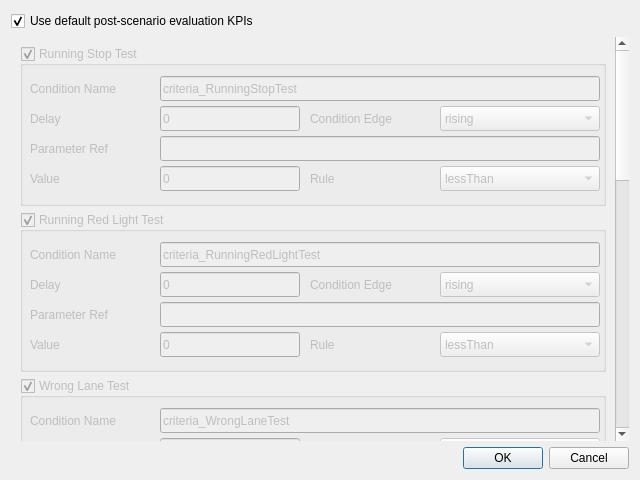
<?xml version="1.0" encoding="UTF-8"?>
<ui version="4.0">
 <class>Dialog</class>
 <widget class="QDialog" name="Dialog">
  <property name="geometry">
   <rect>
    <x>0</x>
    <y>0</y>
    <width>640</width>
    <height>480</height>
   </rect>
  </property>
  <property name="windowTitle">
   <string>End Evaluation KPIs</string>
  </property>
  <layout class="QGridLayout" name="gridLayout">
   <item row="3" column="0">
    <widget class="QDialogButtonBox" name="buttonBox">
     <property name="orientation">
      <enum>Qt::Horizontal</enum>
     </property>
     <property name="standardButtons">
      <set>QDialogButtonBox::Cancel|QDialogButtonBox::Ok</set>
     </property>
    </widget>
   </item>
   <item row="0" column="0">
    <widget class="QCheckBox" name="useDefault">
     <property name="text">
      <string>Use default post-scenario evaluation KPIs</string>
     </property>
     <property name="checked">
      <bool>true</bool>
     </property>
    </widget>
   </item>
   <item row="1" column="0">
    <widget class="QScrollArea" name="scrollArea">
     <property name="enabled">
      <bool>true</bool>
     </property>
     <property name="frameShape">
      <enum>QFrame::NoFrame</enum>
     </property>
     <property name="verticalScrollBarPolicy">
      <enum>Qt::ScrollBarAlwaysOn</enum>
     </property>
     <property name="horizontalScrollBarPolicy">
      <enum>Qt::ScrollBarAsNeeded</enum>
     </property>
     <property name="widgetResizable">
      <bool>true</bool>
     </property>
     <widget class="QWidget" name="scrollAreaWidgetContents">
      <property name="geometry">
       <rect>
        <x>0</x>
        <y>0</y>
        <width>608</width>
        <height>1174</height>
       </rect>
      </property>
      <layout class="QVBoxLayout" name="verticalLayout">
       <item>
        <widget class="QGroupBox" name="runningStopGroup">
         <property name="enabled">
          <bool>false</bool>
         </property>
         <property name="minimumSize">
          <size>
           <width>0</width>
           <height>160</height>
          </size>
         </property>
         <property name="title">
          <string>Running Stop Test</string>
         </property>
         <property name="checkable">
          <bool>true</bool>
         </property>
         <widget class="QLabel" name="runningStop_Delay_Label">
          <property name="geometry">
           <rect>
            <x>10</x>
            <y>60</y>
            <width>121</width>
            <height>25</height>
           </rect>
          </property>
          <property name="text">
           <string>Delay</string>
          </property>
         </widget>
         <widget class="QLineEdit" name="runningStop_CondName">
          <property name="geometry">
           <rect>
            <x>140</x>
            <y>30</y>
            <width>440</width>
            <height>25</height>
           </rect>
          </property>
          <property name="text">
           <string>criteria_RunningStopTest</string>
          </property>
         </widget>
         <widget class="QLineEdit" name="runningStop_Delay">
          <property name="geometry">
           <rect>
            <x>140</x>
            <y>60</y>
            <width>140</width>
            <height>25</height>
           </rect>
          </property>
          <property name="text">
           <string>0</string>
          </property>
         </widget>
         <widget class="QLabel" name="runningStop_CondName_Label">
          <property name="geometry">
           <rect>
            <x>10</x>
            <y>30</y>
            <width>121</width>
            <height>25</height>
           </rect>
          </property>
          <property name="text">
           <string>Condition Name</string>
          </property>
         </widget>
         <widget class="QLabel" name="runningStop_CondEdge_Label">
          <property name="geometry">
           <rect>
            <x>290</x>
            <y>60</y>
            <width>121</width>
            <height>25</height>
           </rect>
          </property>
          <property name="text">
           <string>Condition Edge</string>
          </property>
         </widget>
         <widget class="QLabel" name="runningStop_ParamRef_Label">
          <property name="geometry">
           <rect>
            <x>10</x>
            <y>90</y>
            <width>121</width>
            <height>25</height>
           </rect>
          </property>
          <property name="text">
           <string>Parameter Ref</string>
          </property>
         </widget>
         <widget class="QComboBox" name="runningStop_CondEdge">
          <property name="geometry">
           <rect>
            <x>420</x>
            <y>60</y>
            <width>160</width>
            <height>25</height>
           </rect>
          </property>
          <item>
           <property name="text">
            <string>rising</string>
           </property>
          </item>
          <item>
           <property name="text">
            <string>falling</string>
           </property>
          </item>
          <item>
           <property name="text">
            <string>risingOrFalling</string>
           </property>
          </item>
          <item>
           <property name="text">
            <string>none</string>
           </property>
          </item>
         </widget>
         <widget class="QLineEdit" name="runningStop_ParamRef">
          <property name="geometry">
           <rect>
            <x>140</x>
            <y>90</y>
            <width>440</width>
            <height>25</height>
           </rect>
          </property>
          <property name="text">
           <string/>
          </property>
         </widget>
         <widget class="QLabel" name="runningStop_Rule_Label">
          <property name="geometry">
           <rect>
            <x>290</x>
            <y>120</y>
            <width>121</width>
            <height>25</height>
           </rect>
          </property>
          <property name="text">
           <string>Rule</string>
          </property>
         </widget>
         <widget class="QComboBox" name="runningStop_Rule">
          <property name="geometry">
           <rect>
            <x>420</x>
            <y>120</y>
            <width>160</width>
            <height>25</height>
           </rect>
          </property>
          <item>
           <property name="text">
            <string>lessThan</string>
           </property>
          </item>
          <item>
           <property name="text">
            <string>equalTo</string>
           </property>
          </item>
          <item>
           <property name="text">
            <string>greaterThan</string>
           </property>
          </item>
         </widget>
         <widget class="QLabel" name="runningStop_Value_Label">
          <property name="geometry">
           <rect>
            <x>10</x>
            <y>120</y>
            <width>121</width>
            <height>25</height>
           </rect>
          </property>
          <property name="text">
           <string>Value</string>
          </property>
         </widget>
         <widget class="QLineEdit" name="runningStop_Value">
          <property name="geometry">
           <rect>
            <x>140</x>
            <y>120</y>
            <width>140</width>
            <height>25</height>
           </rect>
          </property>
          <property name="text">
           <string>0</string>
          </property>
         </widget>
        </widget>
       </item>
       <item>
        <widget class="QGroupBox" name="runningRedGroup">
         <property name="enabled">
          <bool>false</bool>
         </property>
         <property name="minimumSize">
          <size>
           <width>0</width>
           <height>160</height>
          </size>
         </property>
         <property name="title">
          <string>Running Red Light Test</string>
         </property>
         <property name="flat">
          <bool>false</bool>
         </property>
         <property name="checkable">
          <bool>true</bool>
         </property>
         <widget class="QLabel" name="runningRed_Delay_Label">
          <property name="geometry">
           <rect>
            <x>10</x>
            <y>60</y>
            <width>121</width>
            <height>25</height>
           </rect>
          </property>
          <property name="text">
           <string>Delay</string>
          </property>
         </widget>
         <widget class="QLineEdit" name="runningRed_CondName">
          <property name="geometry">
           <rect>
            <x>140</x>
            <y>30</y>
            <width>440</width>
            <height>25</height>
           </rect>
          </property>
          <property name="text">
           <string>criteria_RunningRedLightTest</string>
          </property>
         </widget>
         <widget class="QLineEdit" name="runningRed_Delay">
          <property name="geometry">
           <rect>
            <x>140</x>
            <y>60</y>
            <width>140</width>
            <height>25</height>
           </rect>
          </property>
          <property name="text">
           <string>0</string>
          </property>
         </widget>
         <widget class="QLabel" name="runningRed_CondName_Label">
          <property name="geometry">
           <rect>
            <x>10</x>
            <y>30</y>
            <width>121</width>
            <height>25</height>
           </rect>
          </property>
          <property name="text">
           <string>Condition Name</string>
          </property>
         </widget>
         <widget class="QLabel" name="runningRed_CondEdge_Label">
          <property name="geometry">
           <rect>
            <x>290</x>
            <y>60</y>
            <width>121</width>
            <height>25</height>
           </rect>
          </property>
          <property name="text">
           <string>Condition Edge</string>
          </property>
         </widget>
         <widget class="QLabel" name="runningRed_ParamRef_Label">
          <property name="geometry">
           <rect>
            <x>10</x>
            <y>90</y>
            <width>121</width>
            <height>25</height>
           </rect>
          </property>
          <property name="text">
           <string>Parameter Ref</string>
          </property>
         </widget>
         <widget class="QComboBox" name="runningRed_CondEdge">
          <property name="geometry">
           <rect>
            <x>420</x>
            <y>60</y>
            <width>160</width>
            <height>25</height>
           </rect>
          </property>
          <item>
           <property name="text">
            <string>rising</string>
           </property>
          </item>
          <item>
           <property name="text">
            <string>falling</string>
           </property>
          </item>
          <item>
           <property name="text">
            <string>risingOrFalling</string>
           </property>
          </item>
          <item>
           <property name="text">
            <string>none</string>
           </property>
          </item>
         </widget>
         <widget class="QLineEdit" name="runningRed_ParamRef">
          <property name="geometry">
           <rect>
            <x>140</x>
            <y>90</y>
            <width>440</width>
            <height>25</height>
           </rect>
          </property>
          <property name="text">
           <string/>
          </property>
         </widget>
         <widget class="QLabel" name="runningRed_Rule_Label">
          <property name="geometry">
           <rect>
            <x>290</x>
            <y>120</y>
            <width>121</width>
            <height>25</height>
           </rect>
          </property>
          <property name="text">
           <string>Rule</string>
          </property>
         </widget>
         <widget class="QComboBox" name="runningRed_Rule">
          <property name="geometry">
           <rect>
            <x>420</x>
            <y>120</y>
            <width>160</width>
            <height>25</height>
           </rect>
          </property>
          <item>
           <property name="text">
            <string>lessThan</string>
           </property>
          </item>
          <item>
           <property name="text">
            <string>equalTo</string>
           </property>
          </item>
          <item>
           <property name="text">
            <string>greaterThan</string>
           </property>
          </item>
         </widget>
         <widget class="QLabel" name="runningRed_Value_Label">
          <property name="geometry">
           <rect>
            <x>10</x>
            <y>120</y>
            <width>121</width>
            <height>25</height>
           </rect>
          </property>
          <property name="text">
           <string>Value</string>
          </property>
         </widget>
         <widget class="QLineEdit" name="runningRed_Value">
          <property name="geometry">
           <rect>
            <x>140</x>
            <y>120</y>
            <width>140</width>
            <height>25</height>
           </rect>
          </property>
          <property name="text">
           <string>0</string>
          </property>
         </widget>
        </widget>
       </item>
       <item>
        <widget class="QGroupBox" name="wrongLaneGroup">
         <property name="enabled">
          <bool>false</bool>
         </property>
         <property name="minimumSize">
          <size>
           <width>0</width>
           <height>160</height>
          </size>
         </property>
         <property name="title">
          <string>Wrong Lane Test</string>
         </property>
         <property name="checkable">
          <bool>true</bool>
         </property>
         <widget class="QLabel" name="wrongLane_Delay_Label">
          <property name="geometry">
           <rect>
            <x>10</x>
            <y>60</y>
            <width>121</width>
            <height>25</height>
           </rect>
          </property>
          <property name="text">
           <string>Delay</string>
          </property>
         </widget>
         <widget class="QLineEdit" name="wrongLane_CondName">
          <property name="geometry">
           <rect>
            <x>140</x>
            <y>30</y>
            <width>440</width>
            <height>25</height>
           </rect>
          </property>
          <property name="text">
           <string>criteria_WrongLaneTest</string>
          </property>
         </widget>
         <widget class="QLineEdit" name="wrongLane_Delay">
          <property name="geometry">
           <rect>
            <x>140</x>
            <y>60</y>
            <width>140</width>
            <height>25</height>
           </rect>
          </property>
          <property name="text">
           <string>0</string>
          </property>
         </widget>
         <widget class="QLabel" name="wrongLane_CondName_Label">
          <property name="geometry">
           <rect>
            <x>10</x>
            <y>30</y>
            <width>121</width>
            <height>25</height>
           </rect>
          </property>
          <property name="text">
           <string>Condition Name</string>
          </property>
         </widget>
         <widget class="QLabel" name="wrongLane_CondEdge_Label">
          <property name="geometry">
           <rect>
            <x>290</x>
            <y>60</y>
            <width>121</width>
            <height>25</height>
           </rect>
          </property>
          <property name="text">
           <string>Condition Edge</string>
          </property>
         </widget>
         <widget class="QLabel" name="wrongLane_ParamRef_Label">
          <property name="geometry">
           <rect>
            <x>10</x>
            <y>90</y>
            <width>121</width>
            <height>25</height>
           </rect>
          </property>
          <property name="text">
           <string>Parameter Ref</string>
          </property>
         </widget>
         <widget class="QComboBox" name="wrongLane_CondEdge">
          <property name="geometry">
           <rect>
            <x>420</x>
            <y>60</y>
            <width>160</width>
            <height>25</height>
           </rect>
          </property>
          <item>
           <property name="text">
            <string>rising</string>
           </property>
          </item>
          <item>
           <property name="text">
            <string>falling</string>
           </property>
          </item>
          <item>
           <property name="text">
            <string>risingOrFalling</string>
           </property>
          </item>
          <item>
           <property name="text">
            <string>none</string>
           </property>
          </item>
         </widget>
         <widget class="QLineEdit" name="wrongLane_ParamRef">
          <property name="geometry">
           <rect>
            <x>140</x>
            <y>90</y>
            <width>440</width>
            <height>25</height>
           </rect>
          </property>
          <property name="text">
           <string/>
          </property>
         </widget>
         <widget class="QLabel" name="wrongLane_Rule_Label">
          <property name="geometry">
           <rect>
            <x>290</x>
            <y>120</y>
            <width>121</width>
            <height>25</height>
           </rect>
          </property>
          <property name="text">
           <string>Rule</string>
          </property>
         </widget>
         <widget class="QComboBox" name="wrongLane_Rule">
          <property name="geometry">
           <rect>
            <x>420</x>
            <y>120</y>
            <width>160</width>
            <height>25</height>
           </rect>
          </property>
          <item>
           <property name="text">
            <string>lessThan</string>
           </property>
          </item>
          <item>
           <property name="text">
            <string>equalTo</string>
           </property>
          </item>
          <item>
           <property name="text">
            <string>greaterThan</string>
           </property>
          </item>
         </widget>
         <widget class="QLabel" name="wrongLane_Value_Label">
          <property name="geometry">
           <rect>
            <x>10</x>
            <y>120</y>
            <width>121</width>
            <height>25</height>
           </rect>
          </property>
          <property name="text">
           <string>Value</string>
          </property>
         </widget>
         <widget class="QLineEdit" name="wrongLane_Value">
          <property name="geometry">
           <rect>
            <x>140</x>
            <y>120</y>
            <width>140</width>
            <height>25</height>
           </rect>
          </property>
          <property name="text">
           <string>0</string>
          </property>
         </widget>
        </widget>
       </item>
       <item>
        <widget class="QGroupBox" name="onSidewalkGroup">
         <property name="enabled">
          <bool>false</bool>
         </property>
         <property name="minimumSize">
          <size>
           <width>0</width>
           <height>160</height>
          </size>
         </property>
         <property name="title">
          <string>On Sidewalk Test</string>
         </property>
         <property name="checkable">
          <bool>true</bool>
         </property>
         <widget class="QLabel" name="onSidewalk_Delay_Label">
          <property name="geometry">
           <rect>
            <x>10</x>
            <y>60</y>
            <width>121</width>
            <height>25</height>
           </rect>
          </property>
          <property name="text">
           <string>Delay</string>
          </property>
         </widget>
         <widget class="QLineEdit" name="onSidewalk_CondName">
          <property name="geometry">
           <rect>
            <x>140</x>
            <y>30</y>
            <width>440</width>
            <height>25</height>
           </rect>
          </property>
          <property name="text">
           <string>criteria_OnSidewalkTest</string>
          </property>
         </widget>
         <widget class="QLineEdit" name="onSidewalk_Delay">
          <property name="geometry">
           <rect>
            <x>140</x>
            <y>60</y>
            <width>140</width>
            <height>25</height>
           </rect>
          </property>
          <property name="text">
           <string>0</string>
          </property>
         </widget>
         <widget class="QLabel" name="onSidewalk_CondName_Label">
          <property name="geometry">
           <rect>
            <x>10</x>
            <y>30</y>
            <width>121</width>
            <height>25</height>
           </rect>
          </property>
          <property name="text">
           <string>Condition Name</string>
          </property>
         </widget>
         <widget class="QLabel" name="onSidewalk_CondEdge_Label">
          <property name="geometry">
           <rect>
            <x>290</x>
            <y>60</y>
            <width>121</width>
            <height>25</height>
           </rect>
          </property>
          <property name="text">
           <string>Condition Edge</string>
          </property>
         </widget>
         <widget class="QLabel" name="onSidewalk_ParamRef_Label">
          <property name="geometry">
           <rect>
            <x>10</x>
            <y>90</y>
            <width>121</width>
            <height>25</height>
           </rect>
          </property>
          <property name="text">
           <string>Parameter Ref</string>
          </property>
         </widget>
         <widget class="QComboBox" name="onSidewalk_CondEdge">
          <property name="geometry">
           <rect>
            <x>420</x>
            <y>60</y>
            <width>160</width>
            <height>25</height>
           </rect>
          </property>
          <item>
           <property name="text">
            <string>rising</string>
           </property>
          </item>
          <item>
           <property name="text">
            <string>falling</string>
           </property>
          </item>
          <item>
           <property name="text">
            <string>risingOrFalling</string>
           </property>
          </item>
          <item>
           <property name="text">
            <string>none</string>
           </property>
          </item>
         </widget>
         <widget class="QLineEdit" name="onSidewalk_ParamRef">
          <property name="geometry">
           <rect>
            <x>140</x>
            <y>90</y>
            <width>440</width>
            <height>25</height>
           </rect>
          </property>
          <property name="text">
           <string/>
          </property>
         </widget>
         <widget class="QLabel" name="onSidewalk_Rule_Label">
          <property name="geometry">
           <rect>
            <x>290</x>
            <y>120</y>
            <width>121</width>
            <height>25</height>
           </rect>
          </property>
          <property name="text">
           <string>Rule</string>
          </property>
         </widget>
         <widget class="QComboBox" name="onSidewalk_Rule">
          <property name="geometry">
           <rect>
            <x>420</x>
            <y>120</y>
            <width>160</width>
            <height>25</height>
           </rect>
          </property>
          <item>
           <property name="text">
            <string>lessThan</string>
           </property>
          </item>
          <item>
           <property name="text">
            <string>equalTo</string>
           </property>
          </item>
          <item>
           <property name="text">
            <string>greaterThan</string>
           </property>
          </item>
         </widget>
         <widget class="QLabel" name="onSidewalk_Value_Label">
          <property name="geometry">
           <rect>
            <x>10</x>
            <y>120</y>
            <width>121</width>
            <height>25</height>
           </rect>
          </property>
          <property name="text">
           <string>Value</string>
          </property>
         </widget>
         <widget class="QLineEdit" name="onSidewalk_Value">
          <property name="geometry">
           <rect>
            <x>140</x>
            <y>120</y>
            <width>140</width>
            <height>25</height>
           </rect>
          </property>
          <property name="text">
           <string>0</string>
          </property>
         </widget>
        </widget>
       </item>
       <item>
        <widget class="QGroupBox" name="keepLaneGroup">
         <property name="enabled">
          <bool>false</bool>
         </property>
         <property name="minimumSize">
          <size>
           <width>0</width>
           <height>160</height>
          </size>
         </property>
         <property name="title">
          <string>Keep Lane Test</string>
         </property>
         <property name="checkable">
          <bool>true</bool>
         </property>
         <widget class="QLabel" name="keepLane_Delay_Label">
          <property name="geometry">
           <rect>
            <x>10</x>
            <y>60</y>
            <width>121</width>
            <height>25</height>
           </rect>
          </property>
          <property name="text">
           <string>Delay</string>
          </property>
         </widget>
         <widget class="QLineEdit" name="keepLane_CondName">
          <property name="geometry">
           <rect>
            <x>140</x>
            <y>30</y>
            <width>440</width>
            <height>25</height>
           </rect>
          </property>
          <property name="text">
           <string>criteria_KeepLaneTest</string>
          </property>
         </widget>
         <widget class="QLineEdit" name="keepLane_Delay">
          <property name="geometry">
           <rect>
            <x>140</x>
            <y>60</y>
            <width>140</width>
            <height>25</height>
           </rect>
          </property>
          <property name="text">
           <string>0</string>
          </property>
         </widget>
         <widget class="QLabel" name="keepLane_CondName_Label">
          <property name="geometry">
           <rect>
            <x>10</x>
            <y>30</y>
            <width>121</width>
            <height>25</height>
           </rect>
          </property>
          <property name="text">
           <string>Condition Name</string>
          </property>
         </widget>
         <widget class="QLabel" name="keepLane_CondEdge_Label">
          <property name="geometry">
           <rect>
            <x>290</x>
            <y>60</y>
            <width>121</width>
            <height>25</height>
           </rect>
          </property>
          <property name="text">
           <string>Condition Edge</string>
          </property>
         </widget>
         <widget class="QLabel" name="keepLane_ParamRef_Label">
          <property name="geometry">
           <rect>
            <x>10</x>
            <y>90</y>
            <width>121</width>
            <height>25</height>
           </rect>
          </property>
          <property name="text">
           <string>Parameter Ref</string>
          </property>
         </widget>
         <widget class="QComboBox" name="keepLane_CondEdge">
          <property name="geometry">
           <rect>
            <x>420</x>
            <y>60</y>
            <width>160</width>
            <height>25</height>
           </rect>
          </property>
          <item>
           <property name="text">
            <string>rising</string>
           </property>
          </item>
          <item>
           <property name="text">
            <string>falling</string>
           </property>
          </item>
          <item>
           <property name="text">
            <string>risingOrFalling</string>
           </property>
          </item>
          <item>
           <property name="text">
            <string>none</string>
           </property>
          </item>
         </widget>
         <widget class="QLineEdit" name="keepLane_ParamRef">
          <property name="geometry">
           <rect>
            <x>140</x>
            <y>90</y>
            <width>440</width>
            <height>25</height>
           </rect>
          </property>
          <property name="text">
           <string/>
          </property>
         </widget>
         <widget class="QLabel" name="keepLane_Rule_Label">
          <property name="geometry">
           <rect>
            <x>290</x>
            <y>120</y>
            <width>121</width>
            <height>25</height>
           </rect>
          </property>
          <property name="text">
           <string>Rule</string>
          </property>
         </widget>
         <widget class="QComboBox" name="keepLane_Rule">
          <property name="geometry">
           <rect>
            <x>420</x>
            <y>120</y>
            <width>160</width>
            <height>25</height>
           </rect>
          </property>
          <item>
           <property name="text">
            <string>lessThan</string>
           </property>
          </item>
          <item>
           <property name="text">
            <string>equalTo</string>
           </property>
          </item>
          <item>
           <property name="text">
            <string>greaterThan</string>
           </property>
          </item>
         </widget>
         <widget class="QLabel" name="keepLane_Value_Label">
          <property name="geometry">
           <rect>
            <x>10</x>
            <y>120</y>
            <width>121</width>
            <height>25</height>
           </rect>
          </property>
          <property name="text">
           <string>Value</string>
          </property>
         </widget>
         <widget class="QLineEdit" name="keepLane_Value">
          <property name="geometry">
           <rect>
            <x>140</x>
            <y>120</y>
            <width>140</width>
            <height>25</height>
           </rect>
          </property>
          <property name="text">
           <string>0</string>
          </property>
         </widget>
        </widget>
       </item>
       <item>
        <widget class="QGroupBox" name="collisionGroup">
         <property name="enabled">
          <bool>false</bool>
         </property>
         <property name="minimumSize">
          <size>
           <width>0</width>
           <height>160</height>
          </size>
         </property>
         <property name="title">
          <string>Collision Test</string>
         </property>
         <property name="checkable">
          <bool>true</bool>
         </property>
         <widget class="QLabel" name="collision_Delay_Label">
          <property name="geometry">
           <rect>
            <x>10</x>
            <y>60</y>
            <width>121</width>
            <height>25</height>
           </rect>
          </property>
          <property name="text">
           <string>Delay</string>
          </property>
         </widget>
         <widget class="QLineEdit" name="collision_CondName">
          <property name="geometry">
           <rect>
            <x>140</x>
            <y>30</y>
            <width>440</width>
            <height>25</height>
           </rect>
          </property>
          <property name="text">
           <string>criteria_CollisionTest</string>
          </property>
         </widget>
         <widget class="QLineEdit" name="collision_Delay">
          <property name="geometry">
           <rect>
            <x>140</x>
            <y>60</y>
            <width>140</width>
            <height>25</height>
           </rect>
          </property>
          <property name="text">
           <string>0</string>
          </property>
         </widget>
         <widget class="QLabel" name="collision_CondName_Label">
          <property name="geometry">
           <rect>
            <x>10</x>
            <y>30</y>
            <width>121</width>
            <height>25</height>
           </rect>
          </property>
          <property name="text">
           <string>Condition Name</string>
          </property>
         </widget>
         <widget class="QLabel" name="collision_CondEdge_Label">
          <property name="geometry">
           <rect>
            <x>290</x>
            <y>60</y>
            <width>121</width>
            <height>25</height>
           </rect>
          </property>
          <property name="text">
           <string>Condition Edge</string>
          </property>
         </widget>
         <widget class="QLabel" name="collision_ParamRef_Label">
          <property name="geometry">
           <rect>
            <x>10</x>
            <y>90</y>
            <width>121</width>
            <height>25</height>
           </rect>
          </property>
          <property name="text">
           <string>Parameter Ref</string>
          </property>
         </widget>
         <widget class="QComboBox" name="collision_CondEdge">
          <property name="geometry">
           <rect>
            <x>420</x>
            <y>60</y>
            <width>160</width>
            <height>25</height>
           </rect>
          </property>
          <item>
           <property name="text">
            <string>rising</string>
           </property>
          </item>
          <item>
           <property name="text">
            <string>falling</string>
           </property>
          </item>
          <item>
           <property name="text">
            <string>risingOrFalling</string>
           </property>
          </item>
          <item>
           <property name="text">
            <string>none</string>
           </property>
          </item>
         </widget>
         <widget class="QLineEdit" name="collision_ParamRef">
          <property name="geometry">
           <rect>
            <x>140</x>
            <y>90</y>
            <width>440</width>
            <height>25</height>
           </rect>
          </property>
          <property name="text">
           <string/>
          </property>
         </widget>
         <widget class="QLabel" name="collision_Rule_Label">
          <property name="geometry">
           <rect>
            <x>290</x>
            <y>120</y>
            <width>121</width>
            <height>25</height>
           </rect>
          </property>
          <property name="text">
           <string>Rule</string>
          </property>
         </widget>
         <widget class="QComboBox" name="collision_Rule">
          <property name="geometry">
           <rect>
            <x>420</x>
            <y>120</y>
            <width>160</width>
            <height>25</height>
           </rect>
          </property>
          <item>
           <property name="text">
            <string>lessThan</string>
           </property>
          </item>
          <item>
           <property name="text">
            <string>equalTo</string>
           </property>
          </item>
          <item>
           <property name="text">
            <string>greaterThan</string>
           </property>
          </item>
         </widget>
         <widget class="QLabel" name="collision_Value_Label">
          <property name="geometry">
           <rect>
            <x>10</x>
            <y>120</y>
            <width>121</width>
            <height>25</height>
           </rect>
          </property>
          <property name="text">
           <string>Value</string>
          </property>
         </widget>
         <widget class="QLineEdit" name="collision_Value">
          <property name="geometry">
           <rect>
            <x>140</x>
            <y>120</y>
            <width>140</width>
            <height>25</height>
           </rect>
          </property>
          <property name="text">
           <string>0</string>
          </property>
         </widget>
        </widget>
       </item>
       <item>
        <widget class="QGroupBox" name="drivenDistanceGroup">
         <property name="enabled">
          <bool>false</bool>
         </property>
         <property name="minimumSize">
          <size>
           <width>0</width>
           <height>160</height>
          </size>
         </property>
         <property name="title">
          <string>Driven Distance Test</string>
         </property>
         <property name="checkable">
          <bool>true</bool>
         </property>
         <widget class="QLabel" name="drivenDistance_Delay_Label">
          <property name="geometry">
           <rect>
            <x>10</x>
            <y>60</y>
            <width>121</width>
            <height>25</height>
           </rect>
          </property>
          <property name="text">
           <string>Delay</string>
          </property>
         </widget>
         <widget class="QLineEdit" name="drivenDistance_CondName">
          <property name="geometry">
           <rect>
            <x>140</x>
            <y>30</y>
            <width>440</width>
            <height>25</height>
           </rect>
          </property>
          <property name="text">
           <string>criteria_DrivenDistanceTest</string>
          </property>
         </widget>
         <widget class="QLineEdit" name="drivenDistance_Delay">
          <property name="geometry">
           <rect>
            <x>140</x>
            <y>60</y>
            <width>140</width>
            <height>25</height>
           </rect>
          </property>
          <property name="text">
           <string>0</string>
          </property>
         </widget>
         <widget class="QLabel" name="drivenDistance_CondName_Label">
          <property name="geometry">
           <rect>
            <x>10</x>
            <y>30</y>
            <width>121</width>
            <height>25</height>
           </rect>
          </property>
          <property name="text">
           <string>Condition Name</string>
          </property>
         </widget>
         <widget class="QLabel" name="drivenDistance_CondEdge_Label">
          <property name="geometry">
           <rect>
            <x>290</x>
            <y>60</y>
            <width>121</width>
            <height>25</height>
           </rect>
          </property>
          <property name="text">
           <string>Condition Edge</string>
          </property>
         </widget>
         <widget class="QLabel" name="drivenDistance_ParamRef_Label">
          <property name="geometry">
           <rect>
            <x>10</x>
            <y>90</y>
            <width>121</width>
            <height>25</height>
           </rect>
          </property>
          <property name="text">
           <string>Parameter Ref</string>
          </property>
         </widget>
         <widget class="QComboBox" name="drivenDistance_CondEdge">
          <property name="geometry">
           <rect>
            <x>420</x>
            <y>60</y>
            <width>160</width>
            <height>25</height>
           </rect>
          </property>
          <item>
           <property name="text">
            <string>rising</string>
           </property>
          </item>
          <item>
           <property name="text">
            <string>falling</string>
           </property>
          </item>
          <item>
           <property name="text">
            <string>risingOrFalling</string>
           </property>
          </item>
          <item>
           <property name="text">
            <string>none</string>
           </property>
          </item>
         </widget>
         <widget class="QLineEdit" name="drivenDistance_ParamRef">
          <property name="geometry">
           <rect>
            <x>140</x>
            <y>90</y>
            <width>440</width>
            <height>25</height>
           </rect>
          </property>
          <property name="text">
           <string>distance_success</string>
          </property>
         </widget>
         <widget class="QLabel" name="drivenDistance_Rule_Label">
          <property name="geometry">
           <rect>
            <x>290</x>
            <y>120</y>
            <width>121</width>
            <height>25</height>
           </rect>
          </property>
          <property name="text">
           <string>Rule</string>
          </property>
         </widget>
         <widget class="QComboBox" name="drivenDistance_Rule">
          <property name="geometry">
           <rect>
            <x>420</x>
            <y>120</y>
            <width>160</width>
            <height>25</height>
           </rect>
          </property>
          <item>
           <property name="text">
            <string>lessThan</string>
           </property>
          </item>
          <item>
           <property name="text">
            <string>equalTo</string>
           </property>
          </item>
          <item>
           <property name="text">
            <string>greaterThan</string>
           </property>
          </item>
         </widget>
         <widget class="QLabel" name="drivenDistance_Value_Label">
          <property name="geometry">
           <rect>
            <x>10</x>
            <y>120</y>
            <width>121</width>
            <height>25</height>
           </rect>
          </property>
          <property name="text">
           <string>Value</string>
          </property>
         </widget>
         <widget class="QLineEdit" name="drivenDistance_Value">
          <property name="geometry">
           <rect>
            <x>140</x>
            <y>120</y>
            <width>140</width>
            <height>25</height>
           </rect>
          </property>
          <property name="text">
           <string>200</string>
          </property>
         </widget>
        </widget>
       </item>
      </layout>
     </widget>
    </widget>
   </item>
  </layout>
 </widget>
 <resources/>
 <connections>
  <connection>
   <sender>buttonBox</sender>
   <signal>accepted()</signal>
   <receiver>Dialog</receiver>
   <slot>accept()</slot>
   <hints>
    <hint type="sourcelabel">
     <x>248</x>
     <y>254</y>
    </hint>
    <hint type="destinationlabel">
     <x>157</x>
     <y>274</y>
    </hint>
   </hints>
  </connection>
  <connection>
   <sender>buttonBox</sender>
   <signal>rejected()</signal>
   <receiver>Dialog</receiver>
   <slot>reject()</slot>
   <hints>
    <hint type="sourcelabel">
     <x>316</x>
     <y>260</y>
    </hint>
    <hint type="destinationlabel">
     <x>286</x>
     <y>274</y>
    </hint>
   </hints>
  </connection>
 </connections>
</ui>
